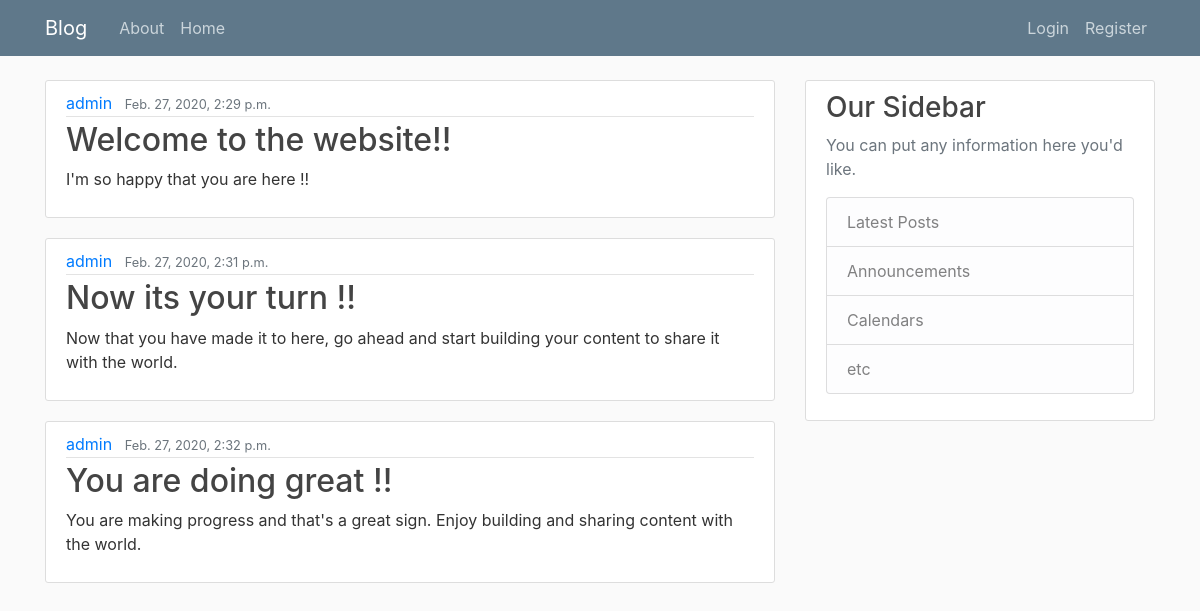
Page /Profile/Blog/ on the earlier database version.
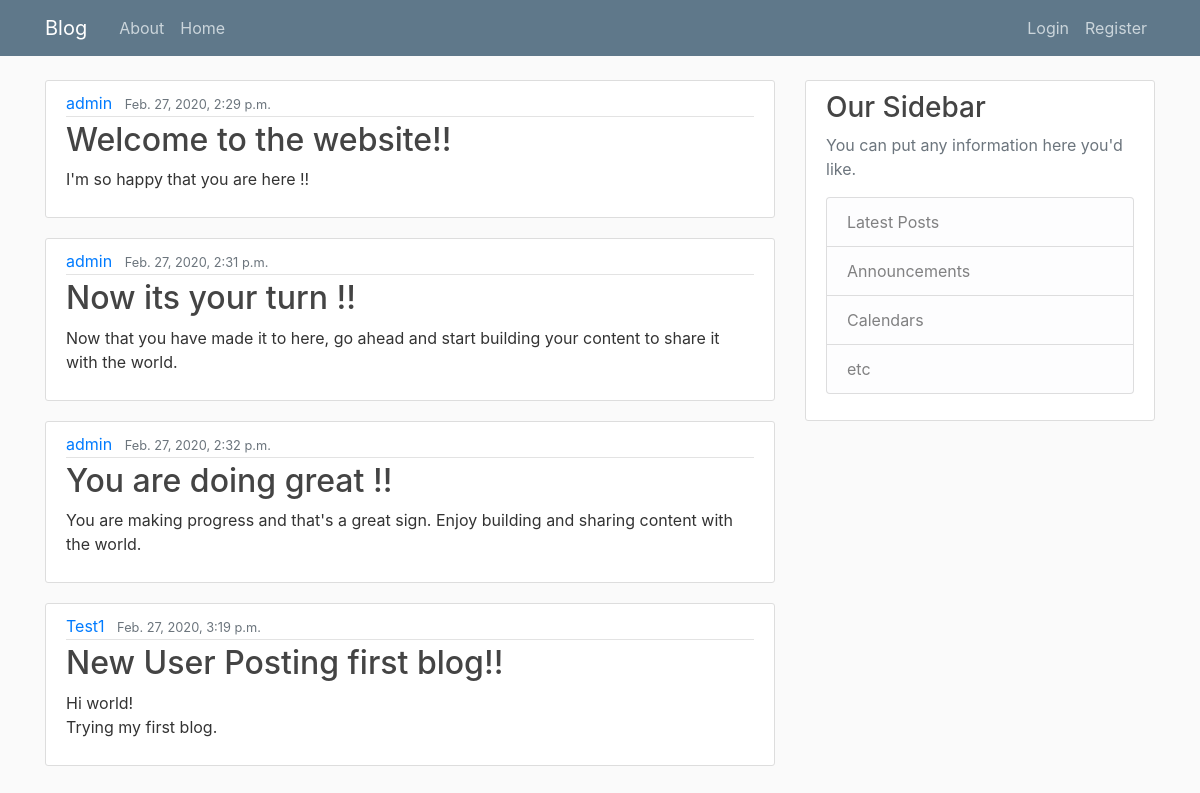
Same page on the later database version.
### Profile/models.py (models this page shows, shortened)
class Post(models.Model):
    title = models.CharField(max_length=100)
    content = models.TextField()
    date_posted = models.DateTimeField(default=timezone.now)
    author = models.ForeignKey(User, on_delete=models.CASCADE) #if a user is deleted from database, than their posts will also be deleted

### Profile/views.py (the view)
# urls.py: path("Blog/", views.blog, name="Profile-blog"),
def blog(request):
    context =  {
        'posts': Post.objects.all()
    }
    return render(request, 'Profile/blog.html',context)

### Profile/templates/Profile/blog.html
{% extends "Profile/base.html" %}
{% block content %}
    {% for post in posts %}
    <article class="media content-section">
        <div class="media-body">
          <div class="article-metadata">
            <a class="mr-2" href="#">{{ post.author }}</a>
            <small class="text-muted">{{ post.date_posted }}</small>
          </div>
          <h2><a class="article-title" href="#">{{ post.title }}</a></h2>
          <p class="article-content">{{ post.content }}</p>
        </div>
      </article>
        {% endfor %}
{% endblock content %}

Differences in the rows shown:
added Post: author "Test1", date_posted "Feb. 27, 2020, 3:19 p.m.", title "New User Posting first blog!!", content "Hi world! Trying my first blog."
